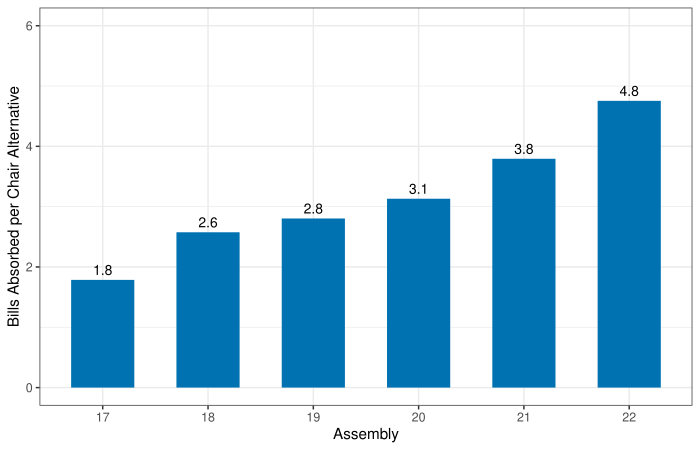

Here is the R script that generated this plot:
# Auto-generated figure for article
# Reads KNA data from Sys.getenv("KBL_DATA").
# Figure 2: Absorption ratio over time
library(arrow); library(dplyr); library(ggplot2)
DATA <- Sys.getenv("KBL_DATA")
compute_ratio <- function(assembly) {
  f <- file.path(DATA, sprintf("master_bills_%d.parquet", assembly))
  if (!file.exists(f)) return(NULL)
  b <- read_parquet(f) |> filter(ppsr_kind == "의원")
  chair_b <- read_parquet(f) |> filter(ppsr_kind == "위원장")
  n_chair <- nrow(chair_b)
  n_absorbed <- sum(b$proc_rslt == "대안반영폐기", na.rm = TRUE)
  ratio <- ifelse(n_chair > 0, n_absorbed / n_chair, NA)
  pass_rate <- mean(chair_b$passed == 1, na.rm = TRUE) * 100
  data.frame(assembly = assembly, chair_bills = n_chair,
             absorbed = n_absorbed, ratio = ratio,
             pass_rate = pass_rate)
}
df <- bind_rows(lapply(17:22, compute_ratio))
ggplot(df, aes(x = factor(assembly), y = ratio)) +
  geom_col(fill = "#0072B2", width = 0.6) +
  geom_text(aes(label = sprintf("%.1f", ratio)), vjust = -0.5, size = 3.5) +
  labs(x = "Assembly", y = "Bills Absorbed per Chair Alternative",
       title = NULL) +
  theme_bw(base_size = 11) +
  scale_y_continuous(limits = c(0, 6))
ggsave("articles/figures/fig_2.pdf", width = 7, height = 4.5)
